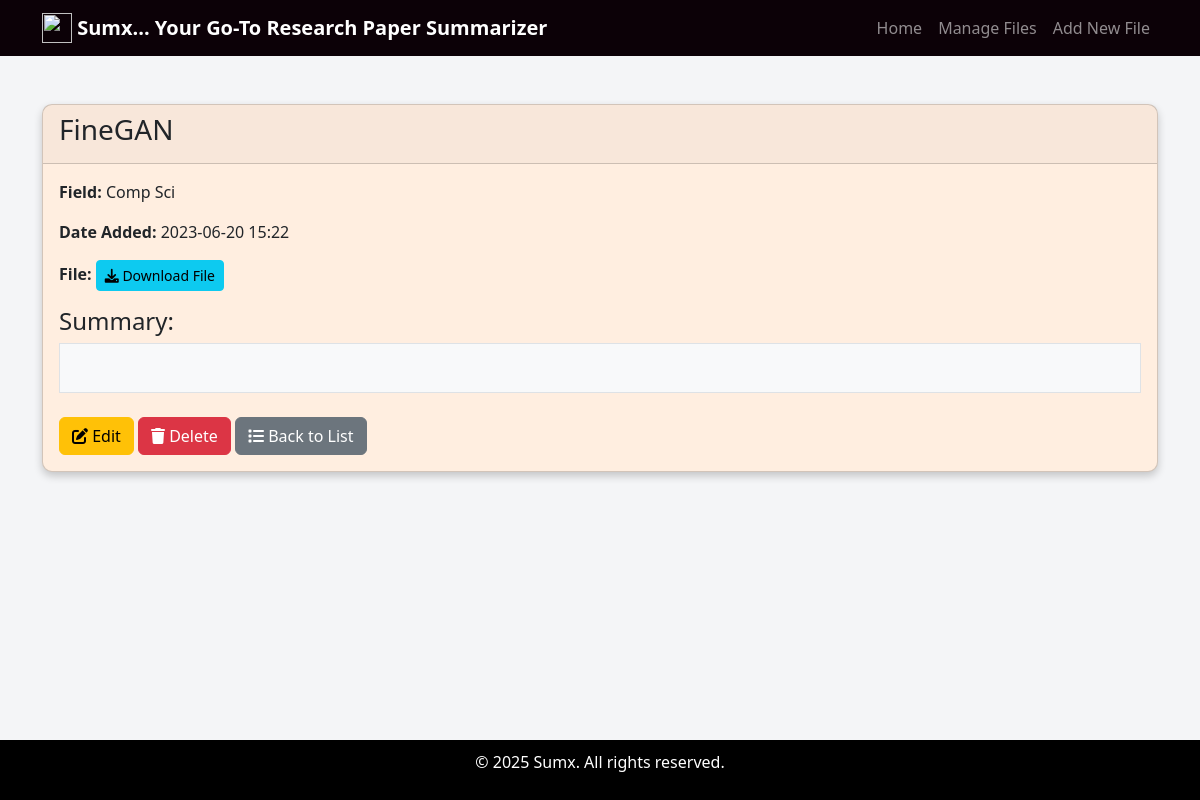
Page /submissions/6/ on the committed database.
### summarize/models.py (models this page shows, shortened)
class Submission(models.Model):
    title = models.TextField(max_length=100)
    field = models.CharField(max_length=50)
    paper = models.FileField(upload_to='papers/', null=True, validators=[FileExtensionValidator(['pdf'])])
    summary = models.TextField(max_length=1000, blank=True, editable=False)
    date = models.DateTimeField(default=timezone.now, editable=False)

### summarize/views.py (the view)
# urls.py: path('submissions/<int:pk>/', views.submission_detail, name='submission_detail'),
def submission_detail(request, pk):
    submission = get_object_or_404(Submission, pk=pk)
    return render(request, 'submission_detail.html', {'submission': submission})

### summarize/templates/submission_detail.html (shortened to what this page needs)
{% extends "base.html" %}
{% block content %}
<div class="container mt-4">
    <div class="card">
        <div class="card-header">
            <h3>{{ submission.title }}</h3>
        </div>
        <div class="card-body">
            <p><strong>Field:</strong> {{ submission.field }}</p>
            <p><strong>Date Added:</strong> {{ submission.date|date:"Y-m-d H:i" }}</p>
            {% if submission.paper %}
            <p><strong>File:</strong>
                <a href="{{ submission.paper.url }}" target="_blank" class="btn btn-info btn-sm">
                    <i class="fas fa-download"></i> Download File
                </a>
            </p>
            {% endif %}
            <h4 class="mt-3">Summary:</h4>
            <div class="border p-3 mt-2 bg-light">
            </div>
            <div class="mt-4">
                <a href="{% url 'submission_edit' pk=submission.pk %}" class="btn btn-warning">
                    <i class="fas fa-edit"></i> Edit
                </a>
                <a href="{% url 'submission_delete' pk=submission.pk %}" class="btn btn-danger">
                    <i class="fas fa-trash"></i> Delete
                </a>
                <a href="{% url 'submission_list' %}" class="btn btn-secondary">
                    <i class="fas fa-list"></i> Back to List
                </a>
            </div>
        </div>
    </div>
</div>
{% endblock %}

### summarize/templates/base.html (style rules this page uses)
body { background-color: #f4f5f7; display: flex; flex-direction: column; min-height: 100vh; }
.card { background-color: #ffeee0; border-radius: 10px; box-shadow: 0 4px 8px rgba(0, 0, 0, 0.2); margin-bottom: 20px; }

### rows in the picture
Submission: title "FineGAN", field "Comp Sci", date "2023-06-20 15:22"
